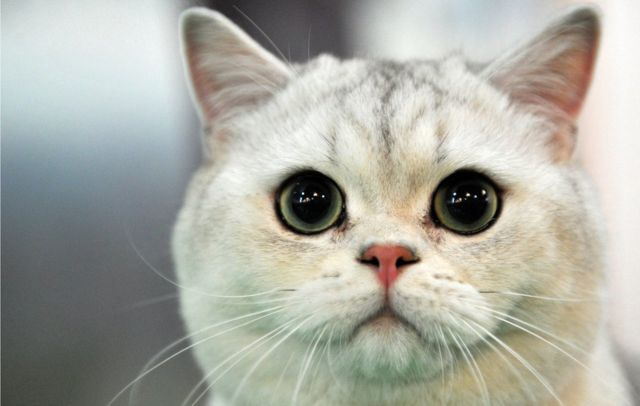
//> input picture test.jpg, 640 x 406 px
$ ./gaussianSmoothingFilter   (built with g++ and OpenCV 4)
//> lines starting //> are read from the running program, lines starting //| are printed output that depends on the picture
#include <opencv2/opencv.hpp>
#include <iostream>

using namespace std;
using namespace cv;

/*
Gaussian Smoothing Filter
Smoothing: Bulaniklastirma, sonutlastirme
Median Filtrer: medyana gore
Gaussian Filtrer: varyans ve ortalamaya gore
*/

void gaussianSmoothing() {


	Mat image = imread("Resources/test.jpg");
//> image is the input picture: 406 rows x 640 cols, CV_8UC3; mean B, G, R 162.8, 172, 171.4
	//float gauss_data[25] = { 1, 4, 7, 4, 1,
	//						4, 16, 26, 16, 4,
	//						7, 26, 41, 26, 7,
	//						4, 16, 26, 16, 4,
	//						1, 4, 7, 4, 1 };

	float gauss_data[25] = { 1 , 4 , 6 , 4 , 1 ,
						 4 , 16 , 24 , 16 , 4 ,
						 6 , 24 , 36 , 24 , 6 ,
						 4 , 16 , 24 , 16 , 4 ,
						 1 , 4 , 6 , 4 , 1 };

	float median_data[25] = { 1, 1, 1,
							  1, 1, 1,
							  1, 1, 1 };


	Mat kernel1 = Mat(5, 5, CV_32F, gauss_data);
	Mat kernel2 = Mat(3, 3, CV_32F, median_data);


	for (int i = 0; i < 25; i++) {
		gauss_data[i] /= 256;		//273
	}


	for (int i = 0; i < 9; i++) {
		median_data[i] /= 7;
	}


	Mat resGau, gaussian, resBlu, bblur, resMed, median, resBil, bilateral;

	filter2D(image, resGau, -1, kernel1, Point(-1, -1), 0, BORDER_DEFAULT);
//> kernel1 = [[0.00391, 0.0156, 0.0234, 0.0156, 0.00391], [0.0156, 0.0625, 0.0938, 0.0625, 0.0156], [0.0234, 0.0938, 0.141, 0.0938, 0.0234], [0.0156, 0.0625, 0.0938, 0.0625, 0.0156], [0.00391, 0.0156, 0.0234, 0.0156, 0.00391]]
	filter2D(image, resMed, -1, kernel2);
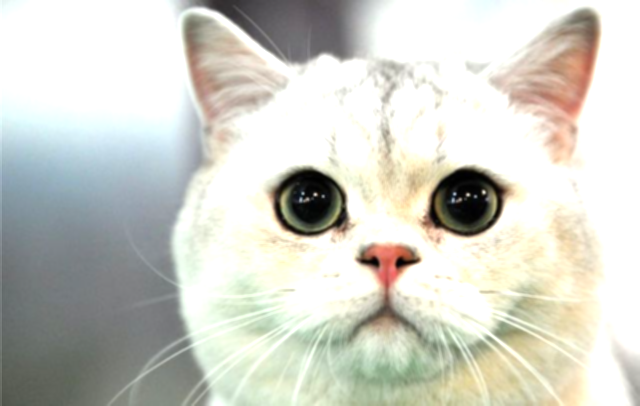
//> resMed: 406 rows x 640 cols, CV_8UC3; mean B, G, R 200.1, 208.8, 208.2
//> kernel2 = [[0.143, 0.143, 0.143], [0.143, 0.143, 0.143], [0.143, 0.143, 0.143]]

	blur(image, bblur, Size(13, 13), Point(-1, -1));
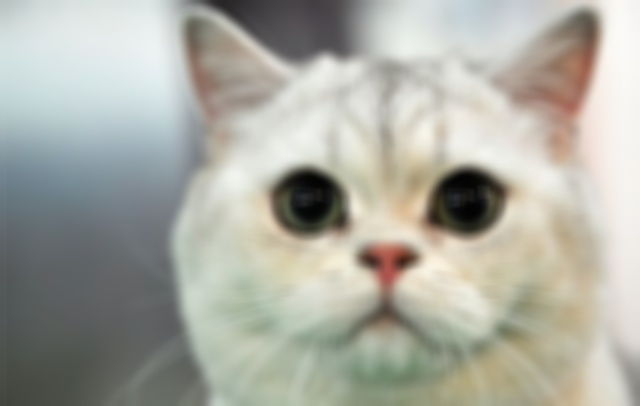
//> bblur: 406 rows x 640 cols, CV_8UC3; mean B, G, R 162.8, 172, 171.4
	medianBlur(image, median, 13);
	bilateralFilter(image, bilateral, 50, 50, 50);
	GaussianBlur(image, gaussian, Size(9, 9), (-1.0, -1.0));    //Size(7, 7), 5, 0 ----  Size(3, 3), 3 , 0 ------- Size(5, 5), 5, 0)

	imshow("Orjinal Resim", image);
	imshow("My Gaussian Resim", resGau);
	imshow("My Median Resim", resMed);
	imshow("Gaussian Resim", gaussian);
	imshow("Blur Resim", bblur);
	imshow("Median Resim", median);
	imshow("Bilateral Resim", bilateral);	//daha keskin

	int k = waitKey(0); // Wait for a keystroke in the window
//> the space key is pressed
	if (k == 's')
	{
		imwrite("Resources/orijinal_resim.jpg", image);
		imwrite("Resources/my_gaussian_blur_resim.jpg", resGau);
		imwrite("Resources/my_median_blur_resim.jpg", resMed);
		imwrite("Resources/gaussian_blur_resim.jpg", gaussian);
		imwrite("Resources/blur_resim.jpg", bblur);
		imwrite("Resources/median_blur_resim.jpg", median);
		imwrite("Resources/bilateral_filter_resim.jpg", bilateral);

		cout << "Resimler 'Resources' dosyasina kaydedildi.";
	}

}

int main() {
	gaussianSmoothing();

	//Benim olusturdugum filtre daha az bulaniklastirdi.
}
